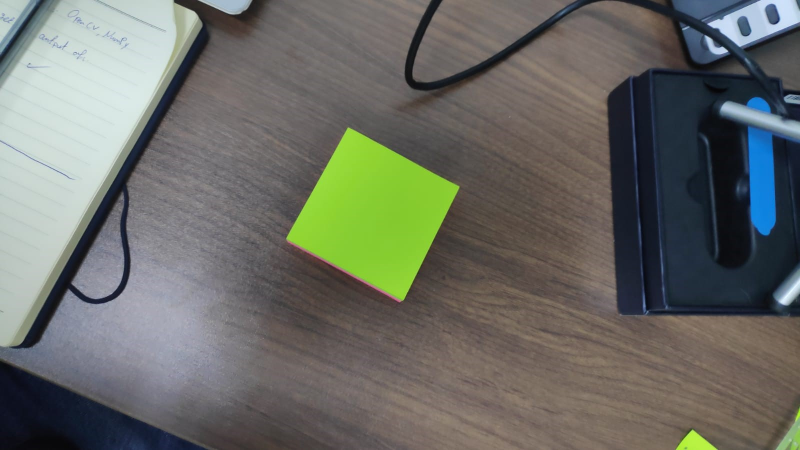
#> input picture webcam_feed_sample.jpg, 1600 x 900 px (shown at 1/2 size)
$ python -i MMT_video_capture.py   (imports and definitions only)   (older library calls are emulated)
#> lines starting #> are read from the running program, lines starting #| are printed output that depends on the picture; after the words box and inside, x2 and y2 are one past the last pixel; in counts of white or black regions, pixels touching at a corner belong together
#> further down, picture is the input picture: shape (900, 1600, 3); mean B, G, R 101.4, 108.1, 106

# import the necessary packages
from imutils import paths
from picamera.array import PiRGBArray
from picamera import PiCamera
import numpy as np
import imutils
import cv2

def find_stickynote(image):
    # convert the image to grayscale, blur it, and detect edges
    gray = cv2.cvtColor(image, cv2.COLOR_BGR2GRAY)
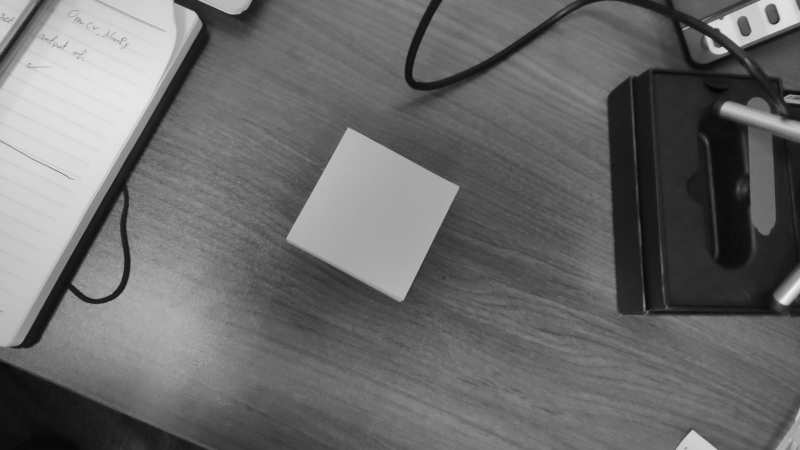
#> gray: shape (900, 1600) (shown at 1/2 size); min 5, max 248, mean 106.7
    gray = cv2.GaussianBlur(gray, (5, 5), 0)
    edged = cv2.Canny(gray, 35, 125)
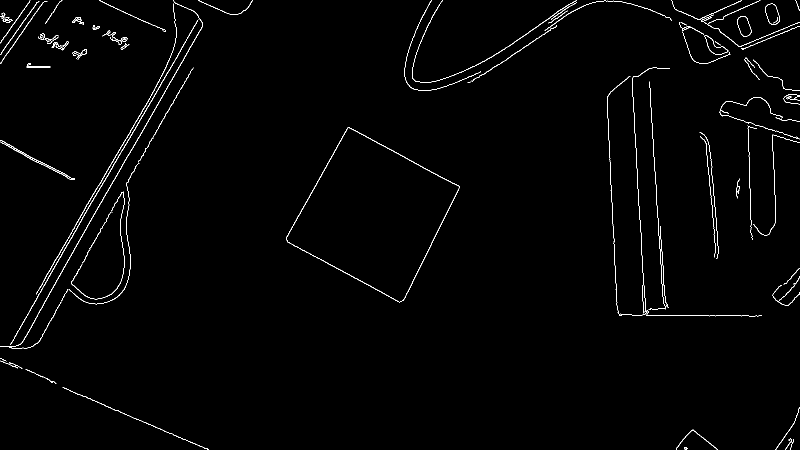
#> edged: shape (900, 1600) (shown at 1/2 size); 1.2% white in thin lines or dots
    # find the contours in the edged image and keep the largest one;
    # we'll assume that this is our piece of paper in the image
    cnts = cv2.findContours(edged.copy(), cv2.RETR_LIST, cv2.CHAIN_APPROX_SIMPLE)
#> cnts = 116 contours, 56 with area under 20; largest, box (x1, y1, x2, y2) and area: (572, 255, 919, 605) 67552, (572, 255, 919, 605) 67095, (1530, 7, 1560, 50) 879, (1530, 7, 1560, 50) 858, (1474, 32, 1503, 73) 801
    cnts = imutils.grab_contours(cnts)
    c = max(cnts, key = cv2.contourArea)
#> c = contour of 807 points, box (x1, y1, x2, y2) (572, 255, 919, 605), area 67552
    M = cv2.moments(c)
#> M = moments, m00 67552, centre m10/m00, m01/m00 = (746.6, 429.3)
    # compute the bounding box of the of the note region and return it
    return cv2.minAreaRect(c), [int(M["m10"] / M["m00"]),int(M["m01"] / M["m00"])]


# Let's try to apply the Triangle Similiarity principle in our problem to calculate the distance of the stickynote from camera. The triangle similarity goes something like this: Let’s say we have a marker or object with a known width W. We then place this marker some distance D from our camera. We take a picture of our object using our camera and then measure the apparent width in pixels P. This allows us to derive the perceived focal length F of our camera:
#
# F = (P x D) / W
#
# For example, let’s say I place a standard piece of 8.5 x 11in piece of paper (horizontally; W = 11) D = 24 inches in front of my camera and take a photo. When I measure the width of the piece of paper in the image, I notice that the perceived width of the paper is P = 248 pixels.
#
# My focal length F is then:
#
# F = (248px x 24in) / 11in = 543.45

# In the sample Image given in the question, It's shown that D=30cm. By calculating the pixel size of the sticky note in the image, we can calculate W.

def distance_to_camera(knownWidth, focalLength, perWidth):
    # compute and return the distance from the maker to the camera
    return (knownWidth * focalLength) / perWidth

# initialize the known distance from the camera to the object, which
# in this case is 30cm
KNOWN_DISTANCE = 30
# initialize the known object width, which in this case, we assume the sticky note of
# size is 5cm wide
KNOWN_WIDTH = 5

# **I am making the assumption that the contour with the largest area is our sticky note. This assumption works for this particular case when our webcam is not moving and no new object is introduced, but in reality finding the sticky note in an image is highly application specific and we can use either cascadeclassifier, YOLO algorithm or  other deep learning models which need training and test data. SO for the sake of simplicity, I have decided to move on with this model as the objective is to build a simple model**

# load the  image that contains an object that is KNOWN TO BE 5cm
# from our camera, then find the sticky note in the image, and initialize
# the focal length
# initialize the camera and grab a reference to the raw camera capture
# [1 line that did not run here, left out]
# [1 line that did not run here, left out]
# [1 line that did not run here, left out]
# [1 line that did not run here, left out]

# allow the camera to warmup
# [33 lines not run here, left out]

>>> import cv2
>>> picture = cv2.imread('webcam_feed_sample.jpg')
>>> result = find_stickynote(picture)
#> result = (((748.1, 428.9), (262.1, 266.6), -61.68), [746, 429])
